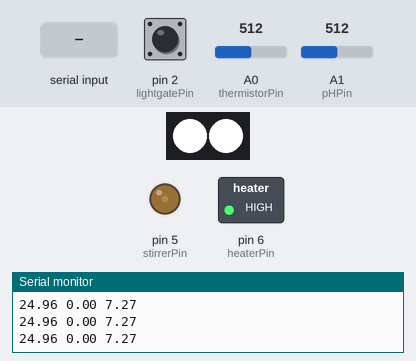
A sketch run on a simulated Arduino Uno, built with avr-gcc and run on an emulated ATmega328P. Shown: 2 RGB LEDs in strip order, left to right, switched loads named in the sketch (green lamp = pin HIGH), output pins drawn as LEDs (lit = HIGH), the last lines printed to the serial monitor. Wiring (inferred from the names in the program): PCA9685 PWM driver at I2C address 0x40. The test bench sets the inputs (shaded band); at power-on: pin 2 (lightgatePin) HIGH, A0 (thermistorPin) = 512, A1 (pHPin) = 512.

Above: at 1.03 s.
1.3 s: "0\n" received over Serial
At 4.2 s:
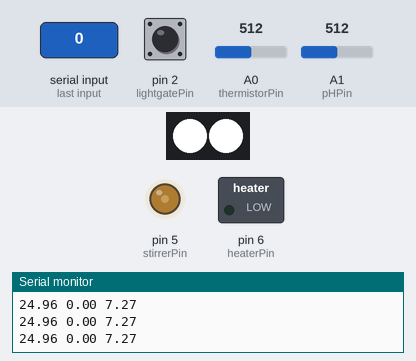
4.3 s: "90\n" received over Serial
At 7.1 s:
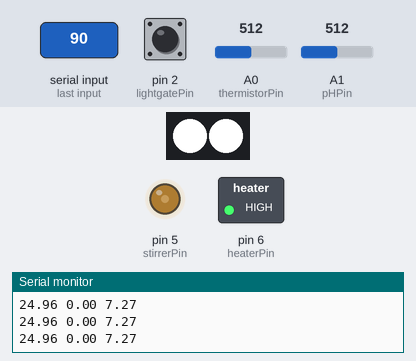
7.3 s: "5\n" received over Serial
At 10.1 s:
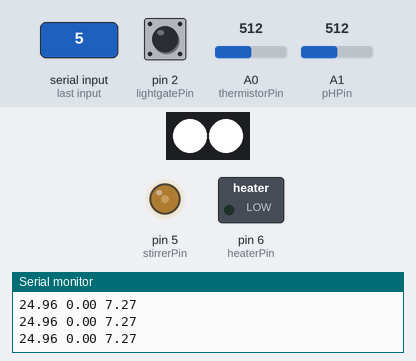
10.3 s: pin 2 (lightgatePin) pulsed LOW 5 times (0.12 s each, 0.3 s apart)
At 11.5 s:
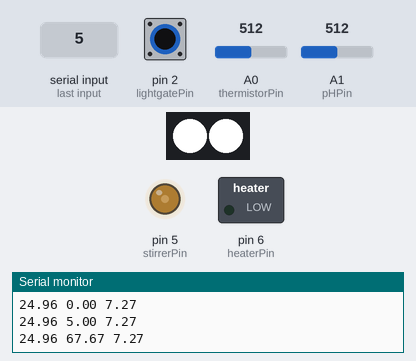
14.8 s: A0 (thermistorPin) set to 753
17.8 s: A0 (thermistorPin) set to 786
At 18.59 s:
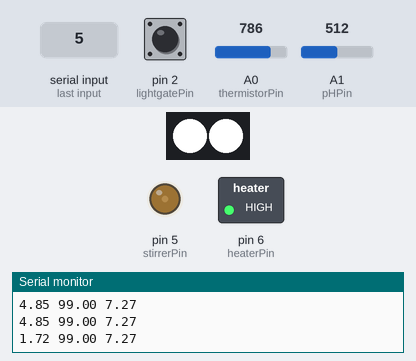
Timing chart, 0 to 21.8 s (numbered marks = the images above; inputs shaded):
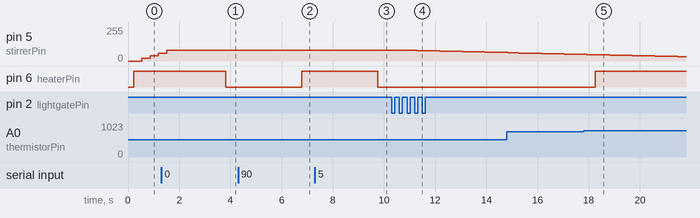

The sketch:

sketch.ino
```cpp
/*
 sketch.ino

 Sricharan Sanakkayala, Dec 2020

 This is the completed sketch for the testboard simduino

 */

#include <stdio.h>
#include <string.h>
#include <Wire.h>

// These define which pins are connected to what device on the virtual bioreactor
//
const byte lightgatePin  = 2;
const byte stirrerPin    = 5;
const byte heaterPin     = 6;
const byte thermistorPin = A0;
const byte pHPin         = A1;

// The PCA9685 is connected to the default I2C connections. There is no need
// to set these explicitly.

int x;

int setPoint = 55;

float heating = 27;
float stirring = 1100;
float ph = 5;

float temp = 0;
float rpm = 0;
float phVal = 0;

boolean reachedpH=false;

//stirring vars

// Stirring
// These are global as the ISR cannot take parameters
volatile int count_rotations = 0; // Varies between 0-1 to count when a full rotation has occurred
volatile unsigned long time_at_last_rotation = millis(); // Time at last rotation
volatile unsigned long time_for_1_rotation = 0.0; // Last time recorded for 1 full rotation
const int max_pwm = 255;
// STIRRING variables
  int stir_maximum_vals = 1;
  int stir_user_input = 1500;
 // float rpm = 0.0;
  int stirrer_pwm_val = 0;
  int stir_num_results = 0;

void setup() {
  Serial.begin(9600);

  pinMode(lightgatePin,  INPUT);
  pinMode(stirrerPin,    OUTPUT);
  pinMode(heaterPin,     OUTPUT);
  pinMode(thermistorPin, INPUT);
  pinMode(pHPin,         INPUT);

  attachInterrupt(digitalPinToInterrupt(lightgatePin), ISR_get_rpm, FALLING);

}

void updateSetpoints(){
  if (Serial.available()){
  heating = Serial.parseFloat();
  stirring = Serial.parseFloat();
  ph = Serial.parseFloat();
  reachedpH=false;
  }
}

void sendMsg(String msg){
//  Serial.println(msg);

  if (Serial.available() <= 0) {
    Serial.println(msg);
    Serial.flush();
  }
}

void getpHVal(){

  //pH vars
unsigned long int avgValue;  //Store the average value of the sensor feedback
float b;
int buf[10],temporary;
  for(int i=0;i<10;i++)       //Get 10 sample value from the sensor for smooth the value
  {
    buf[i]=analogRead(pHPin);
    delay(10);
  }
  for(int i=0;i<9;i++)        //sort the analog from small to large
  {
    for(int j=i+1;j<10;j++)
    {
      if(buf[i]>buf[j])
      {
        temporary=buf[i];
        buf[i]=buf[j];
        buf[j]=temporary;
      }
    }
  }
  avgValue=0;
  for(int i=2;i<8;i++)                      //take the average value of 6 center sample
    avgValue+=buf[i];
  float phValue=(float)avgValue*5.0/1024/6; //convert the analog into millivolt
  phValue=3.5*phValue - 1.48;                      //convert the millivolt into pH value
  phVal = phValue;
}

void setpHVal(){
  Wire.beginTransmission(0x40);
  Wire.write(0x00);
  Wire.write(0x21);
  Wire.endTransmission();

  if(reachedpH==false){
  if(ph> (phVal+.02)){
    Wire.beginTransmission(0x40);
    Wire.write(0x06);
    Wire.write(0x00);
    Wire.write(0x00);
    Wire.write(0xFF);
    Wire.write(0x0F);
    Wire.endTransmission();

    Wire.beginTransmission(0x40);
    Wire.write(0x0A);
    Wire.write(0x01);
    Wire.write(0x00);
    Wire.write(0xFF);
    Wire.write(0x0F);
    Wire.endTransmission();

  }else if(ph< (phVal-.02)){
    Wire.beginTransmission(0x40);
    Wire.write(0x0A);
    Wire.write(0x00);
    Wire.write(0x00);
    Wire.write(0xFF);
    Wire.write(0x0F);
    Wire.endTransmission();

    Wire.beginTransmission(0x40);
    Wire.write(0x06);
    Wire.write(0x01);
    Wire.write(0x00);
    Wire.write(0xFF);
    Wire.write(0x0F);
    Wire.endTransmission();
  }
  else{
    Wire.beginTransmission(0x40);
    Wire.write(0x06);
    Wire.write(0x00);
    Wire.write(0x00);
    Wire.write(0xFF);
    Wire.write(0x0F);
    Wire.endTransmission();

    Wire.beginTransmission(0x40);
    Wire.write(0x0A);
    Wire.write(0x00);
    Wire.write(0x00);
    Wire.write(0xFF);
    Wire.write(0x0F);
    Wire.endTransmission();
    reachedpH=true;
  }
  }
  Wire.beginTransmission(0x40);
  Wire.write(0x00);
  Wire.write(0x10);
  Wire.endTransmission();
}


void getTemp()
{
float b;
int buf[10],temporary;
for(int i=0;i<10;i++)       //Get 10 sample value from the sensor for smooth the value
  {
    buf[i]=analogRead(thermistorPin);
    delay(20);
  }
  for(int i=0;i<9;i++)        //sort the analog from small to large
  {
    for(int j=i+1;j<10;j++)
    {
      if(buf[i]>buf[j])
      {
        temporary=buf[i];
        buf[i]=buf[j];
        buf[j]=temporary;
      }
    }
  }
  float avgTemp=0;
  for(int i=2;i<8;i++)                      //take the average value of 6 center sample
    avgTemp+=buf[i];

float RT, B =4220, RN=10000, TN = 298.15;
float V2 = (avgTemp/6)/1023 * 5;
float I = (5-V2)/10000;
RT = V2/I;
temp = (B*TN)/(log(RT/RN)* TN +B) - 273.15;
}

void setTemp(){
  if(temp>heating-1.5){
  digitalWrite(heaterPin, LOW);
}else{
  digitalWrite(heaterPin, HIGH);
}
}

void stirringFunc(){
    float last_rpms[stir_maximum_vals];
   rpm = calculate_rpm();
    take_running_avg(last_rpms, stir_num_results, rpm, stir_maximum_vals);
    if (stir_num_results < stir_maximum_vals) {
      stir_num_results++;
    }
    else {
      rpm = get_avg(last_rpms, stir_num_results);
      stirrer_pwm_val = change_rpm(rpm, stirring, stirrer_pwm_val);
    }
}

// -------- STIRRING SUBSYSTEM FUNCTIONS ---------

void ISR_get_rpm() {
  // NOTE: needs 3 GLOBAL VARIABLES, count_rotations, time_at_last_rotation and time_for_1_rotation
  // Called 2 times per revolution, hence first time just increments count_rotations
  if (count_rotations == 0) {
    count_rotations = 1;
  }
  else {
    count_rotations = 0;
    time_for_1_rotation = millis() - time_at_last_rotation;
    time_at_last_rotation = millis();
  }
}
float calculate_rpm() {
float b;
int buf[10],temporary;
for(int i=0;i<10;i++)       //Get 10 sample value from the sensor for smooth the value
  {
    // Requires global variable time_for_1_rotation -> milliseconds for 1 rotation to take place
  float seconds_for_1_rotation = time_for_1_rotation * 0.001;
  if (seconds_for_1_rotation == 0) {
    return 0;
  }
    buf[i]= 60 / seconds_for_1_rotation;
    delay(12);
  }
  for(int i=0;i<9;i++)        //sort the analog from small to large
  {
    for(int j=i+1;j<10;j++)
    {
      if(buf[i]>buf[j])
      {
        temporary=buf[i];
        buf[i]=buf[j];
        buf[j]=temporary;
      }
    }
  }
  float avgRpm=0;
  for(int i=2;i<8;i++)                      //take the average value of 6 center sample
    avgRpm+=buf[i];
float rpm = (avgRpm/6);
  return rpm;
}

void output_rpm(float rpm) {
  Serial.print("RPM: ");
  Serial.println(rpm, 3);
  delay(1000);
}


int change_rpm(float current_rpm, int target_rpm, int stirrer_pwm_val) {
  if(abs (current_rpm - target_rpm) >= 50){
  if (current_rpm < target_rpm) {
    stirrer_pwm_val = stirrer_pwm_val + calculate_change_req_rpm(current_rpm, target_rpm);
  }
  else if (current_rpm > target_rpm){
    stirrer_pwm_val = stirrer_pwm_val - calculate_change_req_rpm(current_rpm, target_rpm);
  }
  }else{
  if (current_rpm < target_rpm-20) {
    stirrer_pwm_val = stirrer_pwm_val + 1;
//    calculate_change_req_rpm(current_rpm, target_rpm);
  }
  else if (current_rpm > target_rpm+20){
    stirrer_pwm_val = stirrer_pwm_val -1;
   // calculate_change_req_rpm(current_rpm, target_rpm);
  }
  }
  stirrer_pwm_val = bound_integer(stirrer_pwm_val, max_pwm, 0);
  analogWrite(stirrerPin, stirrer_pwm_val);
  return stirrer_pwm_val;
}

int calculate_change_req_rpm(float current_rpm, int target_rpm) {
  if (abs(current_rpm - target_rpm) > 150) {
    return 20;
  }
  else {
    return 2;
  }
}


float* take_running_avg(float last_vals[], int num_results, float new_value, int max_vals) {
   if (num_results < max_vals) {
     last_vals[num_results] = new_value;
   }
   else if (num_results == max_vals) {
     for (int i=0; i<max_vals; i++) {
       if (i==max_vals-1) {
         last_vals[i] = new_value;
       }
       else {
         last_vals[i] = last_vals[i+1];
       }
     }
   }
   return last_vals;
}


float get_avg(float values[], int num_values) {
  float total = 0.0;
  for (int i=0; i<num_values; i++) {
    total = total + values[i];
  }
  return total/num_values;
}

int bound_integer (int num, int upper, int lower) {
  if (num > upper) {
    return upper;
  }
  else if (num < lower) {
    return lower;
  }
  return num;
}

void loop() {
  updateSetpoints();
  sendMsg(String(temp)+" "+String(rpm)+" "+String(phVal));
  getTemp();
  setTemp();
  stirringFunc();
  getpHVal();
  setpHVal();
}
```

Measured:
- the behaviour switches between 767 and 768 on A0 (thermistorPin) (found by bisection; images 4 and 5)
- after the input at 1.3 s, pin 5 (stirrerPin): goes on until 1.5 s, then stays 80/255; pin 6 (heaterPin): HIGH → LOW after 2.5 s
- after the input at 4.3 s, pin 6 (heaterPin): LOW → HIGH after 2.5 s
- after the input at 7.3 s, pin 6 (heaterPin): HIGH → LOW after 2.5 s
- after the input at 10.3 s, pin 5 (stirrerPin): moves from 80/255 to 64/255 over 3.1 s, starting after 0.98 s
- after the input at 17.8 s, pin 6 (heaterPin): LOW → HIGH after 0.45 s
